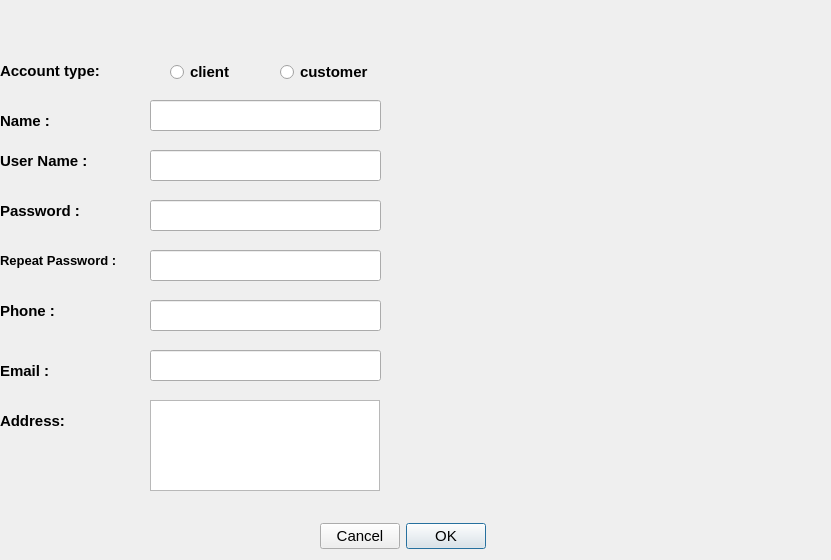
<?xml version="1.0" encoding="UTF-8"?>
<ui version="4.0">
 <class>Create_account</class>
 <widget class="QDialog" name="Create_account">
  <property name="geometry">
   <rect>
    <x>0</x>
    <y>0</y>
    <width>831</width>
    <height>560</height>
   </rect>
  </property>
  <property name="windowTitle">
   <string>Dialog</string>
  </property>
  <property name="styleSheet">
   <string notr="true">background-image: url(:/new/prefix1/creat_account.png);</string>
  </property>
  <widget class="QDialogButtonBox" name="buttonBox">
   <property name="geometry">
    <rect>
     <x>320</x>
     <y>520</y>
     <width>191</width>
     <height>32</height>
    </rect>
   </property>
   <property name="font">
    <font>
     <pointsize>11</pointsize>
    </font>
   </property>
   <property name="layoutDirection">
    <enum>Qt::RightToLeft</enum>
   </property>
   <property name="styleSheet">
    <string notr="true">background-image: url();</string>
   </property>
   <property name="orientation">
    <enum>Qt::Horizontal</enum>
   </property>
   <property name="standardButtons">
    <set>QDialogButtonBox::Cancel|QDialogButtonBox::Ok</set>
   </property>
  </widget>
  <widget class="QLabel" name="label_2">
   <property name="geometry">
    <rect>
     <x>0</x>
     <y>100</y>
     <width>71</width>
     <height>41</height>
    </rect>
   </property>
   <property name="font">
    <font>
     <family>Segoe UI</family>
     <pointsize>11</pointsize>
     <weight>75</weight>
     <bold>true</bold>
    </font>
   </property>
   <property name="styleSheet">
    <string notr="true">background-image: url();
background-color: rgb();</string>
   </property>
   <property name="text">
    <string>Name :</string>
   </property>
  </widget>
  <widget class="QLabel" name="label_3">
   <property name="geometry">
    <rect>
     <x>0</x>
     <y>140</y>
     <width>111</width>
     <height>41</height>
    </rect>
   </property>
   <property name="font">
    <font>
     <family>Segoe UI</family>
     <pointsize>11</pointsize>
     <weight>75</weight>
     <bold>true</bold>
    </font>
   </property>
   <property name="styleSheet">
    <string notr="true">background-image: url();
background-color: rgb();</string>
   </property>
   <property name="text">
    <string>User Name :</string>
   </property>
  </widget>
  <widget class="QLabel" name="label_4">
   <property name="geometry">
    <rect>
     <x>0</x>
     <y>190</y>
     <width>101</width>
     <height>41</height>
    </rect>
   </property>
   <property name="font">
    <font>
     <family>Segoe UI</family>
     <pointsize>11</pointsize>
     <weight>75</weight>
     <bold>true</bold>
    </font>
   </property>
   <property name="styleSheet">
    <string notr="true">background-image: url();
background-color: rgb();</string>
   </property>
   <property name="text">
    <string>Password :</string>
   </property>
  </widget>
  <widget class="QLabel" name="label_5">
   <property name="geometry">
    <rect>
     <x>0</x>
     <y>240</y>
     <width>192</width>
     <height>41</height>
    </rect>
   </property>
   <property name="font">
    <font>
     <family>Segoe UI</family>
     <pointsize>10</pointsize>
     <weight>75</weight>
     <bold>true</bold>
    </font>
   </property>
   <property name="styleSheet">
    <string notr="true">background-image: url();
background-color: rgb();</string>
   </property>
   <property name="text">
    <string>Repeat Password :</string>
   </property>
  </widget>
  <widget class="QLabel" name="label_6">
   <property name="geometry">
    <rect>
     <x>0</x>
     <y>290</y>
     <width>71</width>
     <height>41</height>
    </rect>
   </property>
   <property name="font">
    <font>
     <family>Segoe UI</family>
     <pointsize>11</pointsize>
     <weight>75</weight>
     <bold>true</bold>
    </font>
   </property>
   <property name="styleSheet">
    <string notr="true">background-image: url();
background-color: rgb();</string>
   </property>
   <property name="text">
    <string>Phone :</string>
   </property>
  </widget>
  <widget class="QLabel" name="label_7">
   <property name="geometry">
    <rect>
     <x>0</x>
     <y>400</y>
     <width>81</width>
     <height>41</height>
    </rect>
   </property>
   <property name="font">
    <font>
     <family>Segoe UI</family>
     <pointsize>11</pointsize>
     <weight>75</weight>
     <bold>true</bold>
    </font>
   </property>
   <property name="styleSheet">
    <string notr="true">background-image: url();
background-color: rgb();</string>
   </property>
   <property name="text">
    <string>Address:</string>
   </property>
  </widget>
  <widget class="QLineEdit" name="lineEdit_name">
   <property name="geometry">
    <rect>
     <x>150</x>
     <y>100</y>
     <width>231</width>
     <height>31</height>
    </rect>
   </property>
   <property name="font">
    <font>
     <pointsize>11</pointsize>
    </font>
   </property>
   <property name="styleSheet">
    <string notr="true">background-image: url();</string>
   </property>
  </widget>
  <widget class="QLineEdit" name="lineEdit_username">
   <property name="geometry">
    <rect>
     <x>150</x>
     <y>150</y>
     <width>231</width>
     <height>31</height>
    </rect>
   </property>
   <property name="font">
    <font>
     <pointsize>11</pointsize>
    </font>
   </property>
   <property name="styleSheet">
    <string notr="true">background-image: url();</string>
   </property>
  </widget>
  <widget class="QLineEdit" name="lineEdit_password">
   <property name="geometry">
    <rect>
     <x>150</x>
     <y>200</y>
     <width>231</width>
     <height>31</height>
    </rect>
   </property>
   <property name="font">
    <font>
     <pointsize>11</pointsize>
    </font>
   </property>
   <property name="styleSheet">
    <string notr="true">background-image: url();</string>
   </property>
  </widget>
  <widget class="QLineEdit" name="lineEdit_repeatpassword">
   <property name="geometry">
    <rect>
     <x>150</x>
     <y>250</y>
     <width>231</width>
     <height>31</height>
    </rect>
   </property>
   <property name="font">
    <font>
     <pointsize>11</pointsize>
    </font>
   </property>
   <property name="styleSheet">
    <string notr="true">background-image: url();</string>
   </property>
  </widget>
  <widget class="QLineEdit" name="lineEdit_phone">
   <property name="geometry">
    <rect>
     <x>150</x>
     <y>300</y>
     <width>231</width>
     <height>31</height>
    </rect>
   </property>
   <property name="font">
    <font>
     <pointsize>11</pointsize>
    </font>
   </property>
   <property name="styleSheet">
    <string notr="true">background-image: url();</string>
   </property>
  </widget>
  <widget class="QTextEdit" name="textEdit_address">
   <property name="geometry">
    <rect>
     <x>150</x>
     <y>400</y>
     <width>230</width>
     <height>91</height>
    </rect>
   </property>
   <property name="font">
    <font>
     <pointsize>11</pointsize>
    </font>
   </property>
   <property name="styleSheet">
    <string notr="true">background-image: url();</string>
   </property>
  </widget>
  <widget class="QRadioButton" name="radioButton_clinet">
   <property name="geometry">
    <rect>
     <x>170</x>
     <y>60</y>
     <width>110</width>
     <height>24</height>
    </rect>
   </property>
   <property name="font">
    <font>
     <pointsize>11</pointsize>
     <weight>75</weight>
     <bold>true</bold>
    </font>
   </property>
   <property name="text">
    <string>client</string>
   </property>
  </widget>
  <widget class="QRadioButton" name="radioButton_customer">
   <property name="geometry">
    <rect>
     <x>280</x>
     <y>60</y>
     <width>110</width>
     <height>24</height>
    </rect>
   </property>
   <property name="font">
    <font>
     <pointsize>11</pointsize>
     <weight>75</weight>
     <bold>true</bold>
    </font>
   </property>
   <property name="text">
    <string>customer</string>
   </property>
  </widget>
  <widget class="QLabel" name="label_8">
   <property name="geometry">
    <rect>
     <x>0</x>
     <y>50</y>
     <width>141</width>
     <height>41</height>
    </rect>
   </property>
   <property name="font">
    <font>
     <family>Segoe UI</family>
     <pointsize>11</pointsize>
     <weight>75</weight>
     <bold>true</bold>
    </font>
   </property>
   <property name="styleSheet">
    <string notr="true">background-image: url();
background-color: rgb();</string>
   </property>
   <property name="text">
    <string>Account type:</string>
   </property>
  </widget>
  <widget class="QLabel" name="label_9">
   <property name="geometry">
    <rect>
     <x>0</x>
     <y>350</y>
     <width>71</width>
     <height>41</height>
    </rect>
   </property>
   <property name="font">
    <font>
     <family>Segoe UI</family>
     <pointsize>11</pointsize>
     <weight>75</weight>
     <bold>true</bold>
    </font>
   </property>
   <property name="styleSheet">
    <string notr="true">background-image: url();
background-color: rgb();</string>
   </property>
   <property name="text">
    <string>Email :</string>
   </property>
  </widget>
  <widget class="QLineEdit" name="lineEdit_Email">
   <property name="geometry">
    <rect>
     <x>150</x>
     <y>350</y>
     <width>231</width>
     <height>31</height>
    </rect>
   </property>
   <property name="font">
    <font>
     <pointsize>11</pointsize>
    </font>
   </property>
   <property name="styleSheet">
    <string notr="true">background-image: url();</string>
   </property>
  </widget>
 </widget>
 <resources/>
 <connections>
  <connection>
   <sender>buttonBox</sender>
   <signal>accepted()</signal>
   <receiver>Create_account</receiver>
   <slot>accept()</slot>
   <hints>
    <hint type="sourcelabel">
     <x>248</x>
     <y>254</y>
    </hint>
    <hint type="destinationlabel">
     <x>157</x>
     <y>274</y>
    </hint>
   </hints>
  </connection>
  <connection>
   <sender>buttonBox</sender>
   <signal>rejected()</signal>
   <receiver>Create_account</receiver>
   <slot>reject()</slot>
   <hints>
    <hint type="sourcelabel">
     <x>316</x>
     <y>260</y>
    </hint>
    <hint type="destinationlabel">
     <x>286</x>
     <y>274</y>
    </hint>
   </hints>
  </connection>
 </connections>
</ui>
